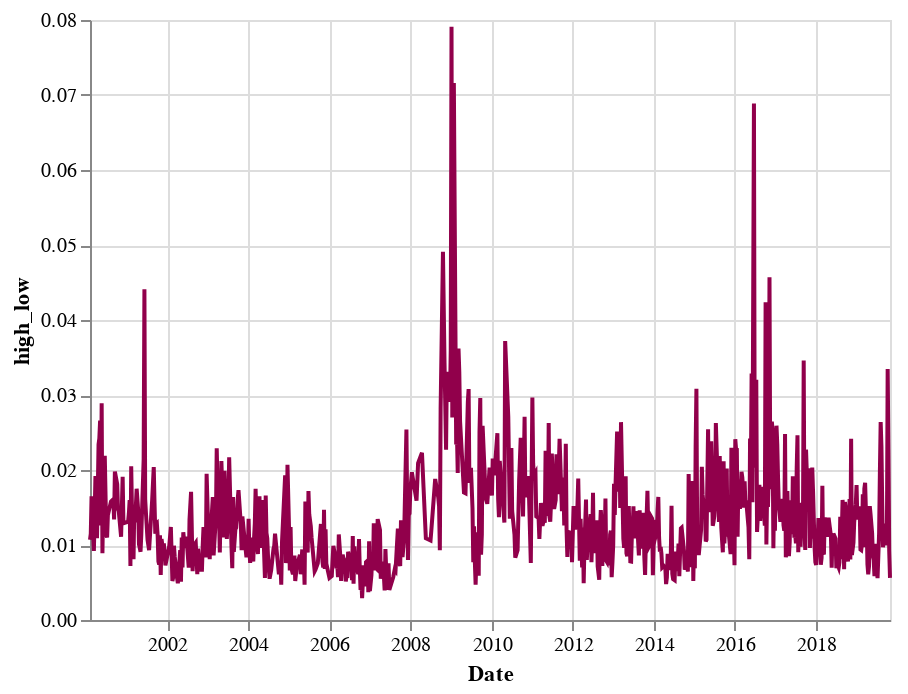

Here is the notebook cell this chart was saved with:
### Markdown cell above
* Oscilation of the euro:libra, how high and how low

### Code cell
alt.Chart(df).mark_line(color="#91004b").encode(
    x = alt.X(
        'Date:T'
    ),
    y = alt.Y(
        'high_low:Q'
    )
)

### Figure 1 — Vega-Lite specification as saved in the notebook (floating-point values rounded to 4 significant figures; data arrays with more than 128 entries replaced by an {"elided": "..."} marker saying what was removed)
{"config": {"view": {"continuousWidth": 400, "continuousHeight": 300}}, "data": {"name": "data-c502f7a2b428971e2cabdb7961d738ae"}, "mark": {"type": "line", "color": "#91004b"}, "encoding": {"x": {"type": "temporal", "field": "Date"}, "y": {"type": "quantitative", "field": "high_low"}}, "$schema": "https://vega.github.io/schema/vega-lite/v4.8.1.json", "datasets": {"data-c502f7a2b428971e2cabdb7961d738ae": {"elided": "734 records"}}}
